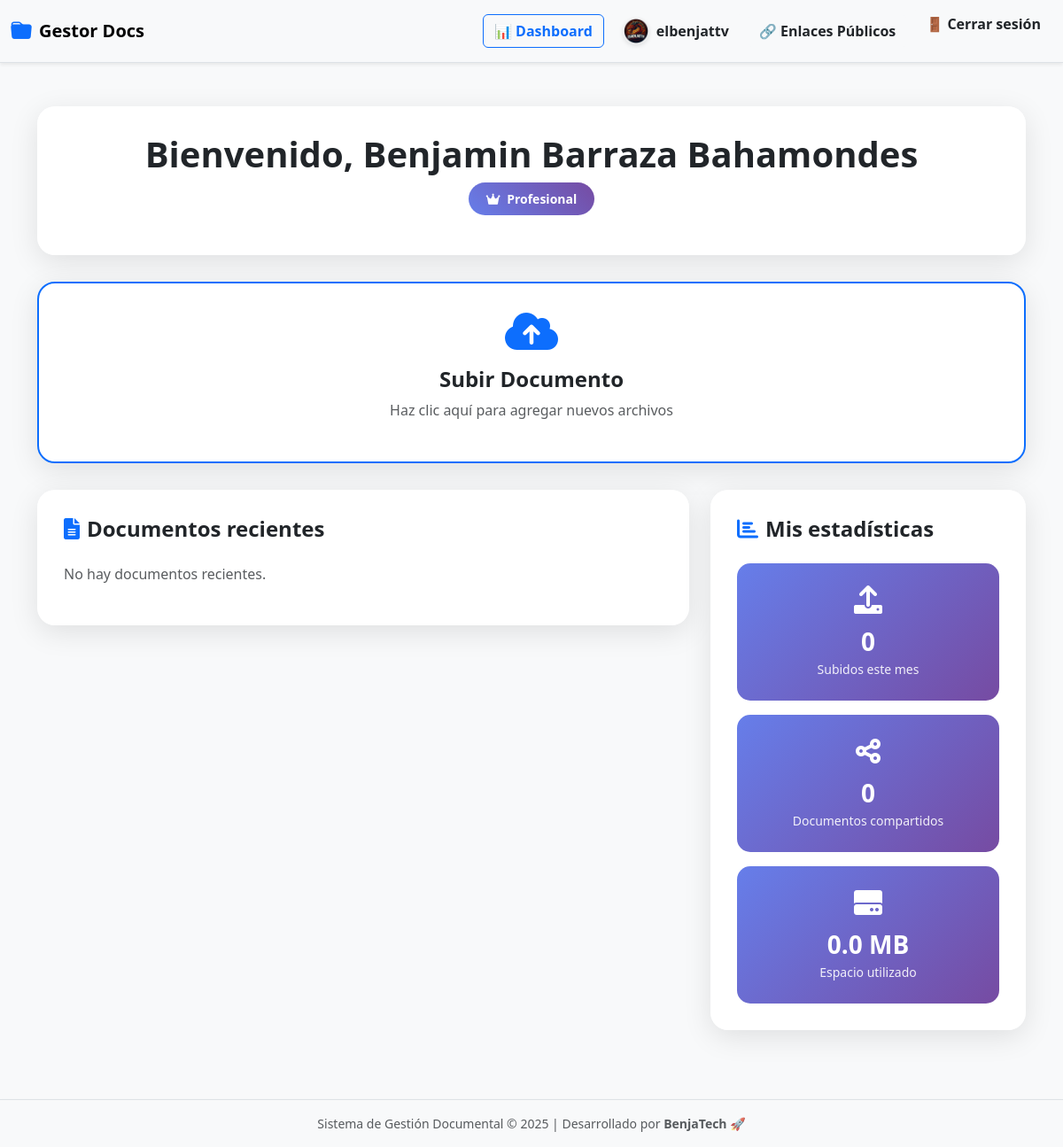
Page /dashboard/profesional/ (signed in) on the earlier database version.
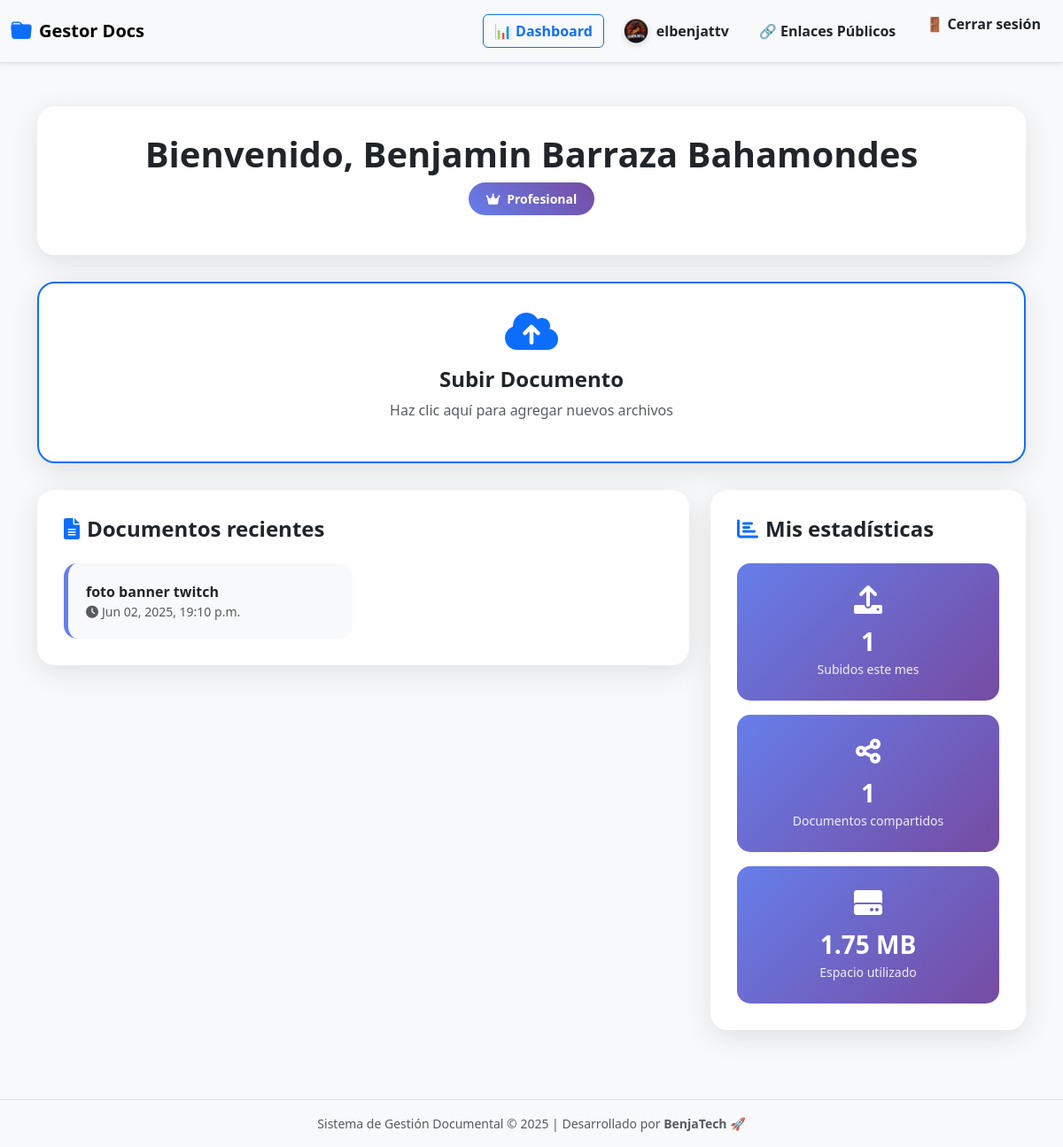
Same page on the later database version.
### documentos/models.py (models this page shows)
class Documento(models.Model):
    nombre = models.CharField(max_length=200)
    archivo = models.FileField(upload_to='documentos/')
    etiquetas = models.CharField(max_length=100, blank=True)
    fecha_subida = models.DateTimeField(auto_now_add=True)
    usuario = models.ForeignKey(User, on_delete=models.CASCADE)
    enlace_publico = models.UUIDField(default=uuid.uuid4, unique=True, editable=False, null=True, blank=True)
    expiracion_enlace = models.DateTimeField(blank=True, null=True)
    fecha_expiracion = models.DateTimeField(null=True, blank=True)
    activo = models.BooleanField(default=True)

### documentos/views.py (the view)
# urls.py: path('dashboard/profesional/', views.vista_profesional, name='vista_profesional'),
def vista_profesional(request):
    stats = calcular_estadisticas_profesional(request.user)
    documentos_recientes = Documento.objects.filter(usuario=request.user).order_by('-fecha_subida')[:6]
    return render(request, 'documentos/profesional_home.html', {
        'documentos_recientes': documentos_recientes,
        'stats': stats
    })

### documentos/utils.py (called while the page is built)
def calcular_estadisticas_profesional(usuario):
    ahora = timezone.now()
    inicio_mes = ahora.replace(day=1)
    subidos_mes = Documento.objects.filter(
        usuario=usuario,
        fecha_subida__gte=inicio_mes
    ).count()
    compartidos = Documento.objects.filter(
        usuario=usuario,
        enlace_publico__isnull=False  # o usa tu propio campo de "compartido"
    ).count()
    documentos_usuario = Documento.objects.filter(usuario=usuario)
    espacio_total = sum(doc.archivo.size for doc in documentos_usuario) / (1024 * 1024)  # en MB
    return {
        'subidos_mes': subidos_mes,
        'compartidos': compartidos,
        'espacio_usado': round(espacio_total, 2)
    }

### documentos/templates/documentos/profesional_home.html (shortened to what this page needs)
{% extends 'documentos/base.html' %}
{% load static %}
{% block content %}
<link href="https://cdnjs.cloudflare.com/ajax/libs/font-awesome/6.0.0/css/all.min.css" rel="stylesheet">
<div class="container py-5">
  <div class="welcome-section text-center">
    <h1 class="fw-bold mb-2">Bienvenido, {{ user.get_full_name|title }}</h1>
    <div class="account-type">
      <i class="fas fa-crown me-1"></i> Profesional
    </div>
  </div>
  <div class="upload-section text-center border border-dashed border-2 border-primary">
    <a href="{% url 'documentos:subir' %}" class="text-decoration-none text-dark">
      <div class="mb-3">
        <i class="fas fa-cloud-upload-alt fa-3x text-primary"></i>
      </div>
      <h4 class="fw-bold">Subir Documento</h4>
      <p class="text-muted">Haz clic aquí para agregar nuevos archivos</p>
    </a>
  </div>
  <div class="row">
    <div class="col-lg-8">
      <div class="documents-section">
        <h4 class="fw-semibold mb-4">
          <i class="fas fa-file-alt text-primary me-2"></i>Documentos recientes
        </h4>
        <div class="row row-cols-1 row-cols-md-2 g-4">
          {% for doc in documentos_recientes %}
            <div class="col">
              <div class="document-card">
                <div class="fw-bold">{{ doc.nombre }}</div>
                <small class="text-muted"><i class="fas fa-clock me-1"></i>{{ doc.fecha_subida|date:"M d, Y, H:i a" }}</small>
              </div>
            </div>
          {% empty %}
            <p class="text-muted">No hay documentos recientes.</p>
          {% endfor %}
        </div>
      </div>
    </div>
    <div class="col-lg-4">
      <div class="stats-section">
        <h4 class="fw-semibold mb-4">
          <i class="fas fa-chart-bar text-primary me-2"></i>Mis estadísticas
        </h4>
        <div class="d-grid gap-3">
          <div class="stat-card">
            <div class="stat-icon"><i class="fas fa-upload"></i></div>
            <div class="stat-value">{{ stats.subidos_mes }}</div>
            <div class="stat-label">Subidos este mes</div>
          </div>
          <div class="stat-card">
            <div class="stat-icon"><i class="fas fa-share-alt"></i></div>
            <div class="stat-value">{{ stats.compartidos }}</div>
            <div class="stat-label">Documentos compartidos</div>
          </div>
          <div class="stat-card">
            <div class="stat-icon"><i class="fas fa-hdd"></i></div>
            <div class="stat-value">{{ stats.espacio_usado }} MB</div>
            <div class="stat-label">Espacio utilizado</div>
          </div>
        </div>
      </div>
    </div>
  </div>
</div>
{% endblock %}

Differences in the rows shown:
added Documento: nombre "foto banner twitch", fecha_subida "Jun 02, 2025, 19:10 p.m."
Other differences:
{{ stats.subidos_mes }}: "0" → "1"
{{ stats.compartidos }}: "0" → "1"
{{ stats.espacio_usado }}: "0.0" → "1.75"
text no longer shown: "No hay documentos recientes."
